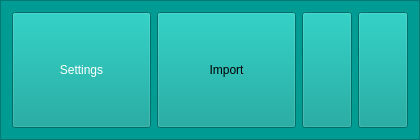
     <widget class="QFrame" name="Buttons">
      <property name="minimumSize">
       <size>
        <width>420</width>
        <height>140</height>
       </size>
      </property>
      <property name="maximumSize">
       <size>
        <width>420</width>
        <height>140</height>
       </size>
      </property>
      <property name="styleSheet">
       <string notr="true">#Buttons {
    background-color: transparent;
    border: 3px solid #4B4B4B;
    border-radius: 15px;
}

* {
	background-color: #009c94
}
</string>
      </property>
      <property name="frameShape">
       <enum>QFrame::Shape::StyledPanel</enum>
      </property>
      <property name="frameShadow">
       <enum>QFrame::Shadow::Raised</enum>
      </property>
      <layout class="QHBoxLayout" name="horizontalLayout_2">
       <item>
        <widget class="QPushButton" name="SettingsButton">
         <property name="sizePolicy">
          <sizepolicy hsizetype="Minimum" vsizetype="Maximum">
           <horstretch>0</horstretch>
           <verstretch>0</verstretch>
          </sizepolicy>
         </property>
         <property name="maximumSize">
          <size>
           <width>16777215</width>
           <height>500</height>
          </size>
         </property>
         <property name="palette">
          <palette>
           <active>
            <colorrole role="Button">
             <brush brushstyle="SolidPattern">
              <color alpha="255">
               <red>0</red>
               <green>156</green>
               <blue>148</blue>
              </color>
             </brush>
            </colorrole>
            <colorrole role="Text">
             <brush brushstyle="SolidPattern">
              <color alpha="255">
               <red>255</red>
               <green>255</green>
               <blue>255</blue>
              </color>
             </brush>
            </colorrole>
            <colorrole role="ButtonText">
             <brush brushstyle="SolidPattern">
              <color alpha="255">
               <red>255</red>
               <green>255</green>
               <blue>255</blue>
              </color>
             </brush>
            </colorrole>
            <colorrole role="Base">
             <brush brushstyle="SolidPattern">
              <color alpha="255">
               <red>0</red>
               <green>156</green>
               <blue>148</blue>
              </color>
             </brush>
            </colorrole>
            <colorrole role="Window">
             <brush brushstyle="SolidPattern">
              <color alpha="255">
               <red>0</red>
               <green>156</green>
               <blue>148</blue>
              </color>
             </brush>
            </colorrole>
            <colorrole role="Highlight">
             <brush brushstyle="SolidPattern">
              <color alpha="255">
               <red>51</red>
               <green>51</green>
               <blue>51</blue>
              </color>
             </brush>
            </colorrole>
           </active>
           <inactive>
            <colorrole role="Button">
             <brush brushstyle="SolidPattern">
              <color alpha="255">
               <red>0</red>
               <green>156</green>
               <blue>148</blue>
              </color>
             </brush>
            </colorrole>
            <colorrole role="Text">
             <brush brushstyle="SolidPattern">
              <color alpha="255">
               <red>255</red>
               <green>255</green>
               <blue>255</blue>
              </color>
             </brush>
            </colorrole>
            <colorrole role="ButtonText">
             <brush brushstyle="SolidPattern">
              <color alpha="255">
               <red>255</red>
               <green>255</green>
               <blue>255</blue>
              </color>
             </brush>
            </colorrole>
            <colorrole role="Base">
             <brush brushstyle="SolidPattern">
              <color alpha="255">
               <red>0</red>
               <green>156</green>
               <blue>148</blue>
              </color>
             </brush>
            </colorrole>
            <colorrole role="Window">
             <brush brushstyle="SolidPattern">
              <color alpha="255">
               <red>0</red>
               <green>156</green>
               <blue>148</blue>
              </color>
             </brush>
            </colorrole>
            <colorrole role="Highlight">
             <brush brushstyle="SolidPattern">
              <color alpha="255">
               <red>51</red>
               <green>51</green>
               <blue>51</blue>
              </color>
             </brush>
            </colorrole>
           </inactive>
           <disabled>
            <colorrole role="Button">
             <brush brushstyle="SolidPattern">
              <color alpha="255">
               <red>0</red>
               <green>156</green>
               <blue>148</blue>
              </color>
             </brush>
            </colorrole>
            <colorrole role="Base">
             <brush brushstyle="SolidPattern">
              <color alpha="255">
               <red>0</red>
               <green>156</green>
               <blue>148</blue>
              </color>
             </brush>
            </colorrole>
            <colorrole role="Window">
             <brush brushstyle="SolidPattern">
              <color alpha="255">
               <red>0</red>
               <green>156</green>
               <blue>148</blue>
              </color>
             </brush>
            </colorrole>
            <colorrole role="Highlight">
             <brush brushstyle="SolidPattern">
              <color alpha="255">
               <red>51</red>
               <green>51</green>
               <blue>51</blue>
              </color>
             </brush>
            </colorrole>
           </disabled>
          </palette>
         </property>
         <property name="text">
          <string>Settings</string>
         </property>
         <property name="icon">
          <iconset>
           <normaloff>res/settings-icon.png</normaloff>res/settings-icon.png</iconset>
         </property>
         <property name="iconSize">
          <size>
           <width>64</width>
           <height>64</height>
          </size>
         </property>
        </widget>
       </item>
       <item>
        <widget class="QPushButton" name="ImportButton">
         <property name="maximumSize">
          <size>
           <width>16777215</width>
           <height>500</height>
          </size>
         </property>
         <property name="palette">
          <palette>
           <active>
            <colorrole role="Button">
             <brush brushstyle="SolidPattern">
              <color alpha="255">
               <red>0</red>
               <green>156</green>
               <blue>148</blue>
              </color>
             </brush>
            </colorrole>
            <colorrole role="Base">
             <brush brushstyle="SolidPattern">
              <color alpha="255">
               <red>0</red>
               <green>156</green>
               <blue>148</blue>
              </color>
             </brush>
            </colorrole>
            <colorrole role="Window">
             <brush brushstyle="SolidPattern">
              <color alpha="255">
               <red>0</red>
               <green>156</green>
               <blue>148</blue>
              </color>
             </brush>
            </colorrole>
            <colorrole role="Highlight">
             <brush brushstyle="SolidPattern">
              <color alpha="255">
               <red>31</red>
               <green>155</green>
               <blue>93</blue>
              </color>
             </brush>
            </colorrole>
           </active>
           <inactive>
            <colorrole role="Button">
             <brush brushstyle="SolidPattern">
              <color alpha="255">
               <red>0</red>
               <green>156</green>
               <blue>148</blue>
              </color>
             </brush>
            </colorrole>
            <colorrole role="Base">
             <brush brushstyle="SolidPattern">
              <color alpha="255">
               <red>0</red>
               <green>156</green>
               <blue>148</blue>
              </color>
             </brush>
            </colorrole>
            <colorrole role="Window">
             <brush brushstyle="SolidPattern">
              <color alpha="255">
               <red>0</red>
               <green>156</green>
               <blue>148</blue>
              </color>
             </brush>
            </colorrole>
            <colorrole role="Highlight">
             <brush brushstyle="SolidPattern">
              <color alpha="255">
               <red>31</red>
               <green>155</green>
               <blue>93</blue>
              </color>
             </brush>
            </colorrole>
           </inactive>
           <disabled>
            <colorrole role="Button">
             <brush brushstyle="SolidPattern">
              <color alpha="255">
               <red>0</red>
               <green>156</green>
               <blue>148</blue>
              </color>
             </brush>
            </colorrole>
            <colorrole role="Base">
             <brush brushstyle="SolidPattern">
              <color alpha="255">
               <red>0</red>
               <green>156</green>
               <blue>148</blue>
              </color>
             </brush>
            </colorrole>
            <colorrole role="Window">
             <brush brushstyle="SolidPattern">
              <color alpha="255">
               <red>0</red>
               <green>156</green>
               <blue>148</blue>
              </color>
             </brush>
            </colorrole>
            <colorrole role="Highlight">
             <brush brushstyle="SolidPattern">
              <color alpha="255">
               <red>31</red>
               <green>155</green>
               <blue>93</blue>
              </color>
             </brush>
            </colorrole>
           </disabled>
          </palette>
         </property>
         <property name="styleSheet">
          <string notr="true"/>
         </property>
         <property name="text">
          <string>Import</string>
         </property>
        </widget>
       </item>
       <item>
        <widget class="QPushButton" name="MinimizeButton">
         <property name="maximumSize">
          <size>
           <width>50</width>
           <height>500</height>
          </size>
         </property>
         <property name="palette">
          <palette>
           <active>
            <colorrole role="WindowText">
             <brush brushstyle="SolidPattern">
              <color alpha="255">
               <red>0</red>
               <green>0</green>
               <blue>0</blue>
              </color>
             </brush>
            </colorrole>
            <colorrole role="Button">
             <brush brushstyle="SolidPattern">
              <color alpha="255">
               <red>0</red>
               <green>156</green>
               <blue>148</blue>
              </color>
             </brush>
            </colorrole>
            <colorrole role="Text">
             <brush brushstyle="SolidPattern">
              <color alpha="255">
               <red>0</red>
               <green>0</green>
               <blue>0</blue>
              </color>
             </brush>
            </colorrole>
            <colorrole role="ButtonText">
             <brush brushstyle="SolidPattern">
              <color alpha="255">
               <red>0</red>
               <green>0</green>
               <blue>0</blue>
              </color>
             </brush>
            </colorrole>
            <colorrole role="Base">
             <brush brushstyle="SolidPattern">
              <color alpha="255">
               <red>0</red>
               <green>156</green>
               <blue>148</blue>
              </color>
             </brush>
            </colorrole>
            <colorrole role="Window">
             <brush brushstyle="SolidPattern">
              <color alpha="255">
               <red>0</red>
               <green>156</green>
               <blue>148</blue>
              </color>
             </brush>
            </colorrole>
            <colorrole role="Highlight">
             <brush brushstyle="SolidPattern">
              <color alpha="255">
               <red>31</red>
               <green>155</green>
               <blue>93</blue>
              </color>
             </brush>
            </colorrole>
            <colorrole role="PlaceholderText">
             <brush brushstyle="SolidPattern">
              <color alpha="128">
               <red>0</red>
               <green>0</green>
               <blue>0</blue>
              </color>
             </brush>
            </colorrole>
           </active>
           <inactive>
            <colorrole role="WindowText">
             <brush brushstyle="SolidPattern">
              <color alpha="255">
               <red>0</red>
               <green>0</green>
               <blue>0</blue>
              </color>
             </brush>
            </colorrole>
            <colorrole role="Button">
             <brush brushstyle="SolidPattern">
              <color alpha="255">
               <red>0</red>
               <green>156</green>
               <blue>148</blue>
              </color>
             </brush>
            </colorrole>
            <colorrole role="Text">
             <brush brushstyle="SolidPattern">
              <color alpha="255">
               <red>0</red>
               <green>0</green>
               <blue>0</blue>
              </color>
             </brush>
            </colorrole>
            <colorrole role="ButtonText">
             <brush brushstyle="SolidPattern">
              <color alpha="255">
               <red>0</red>
               <green>0</green>
               <blue>0</blue>
              </color>
             </brush>
            </colorrole>
            <colorrole role="Base">
             <brush brushstyle="SolidPattern">
              <color alpha="255">
               <red>0</red>
               <green>156</green>
               <blue>148</blue>
              </color>
             </brush>
            </colorrole>
            <colorrole role="Window">
             <brush brushstyle="SolidPattern">
              <color alpha="255">
               <red>0</red>
               <green>156</green>
               <blue>148</blue>
              </color>
             </brush>
            </colorrole>
            <colorrole role="Highlight">
             <brush brushstyle="SolidPattern">
              <color alpha="255">
               <red>31</red>
               <green>155</green>
               <blue>93</blue>
              </color>
             </brush>
            </colorrole>
            <colorrole role="PlaceholderText">
             <brush brushstyle="SolidPattern">
              <color alpha="128">
               <red>0</red>
               <green>0</green>
               <blue>0</blue>
              </color>
             </brush>
            </colorrole>
           </inactive>
           <disabled>
            <colorrole role="WindowText">
             <brush brushstyle="SolidPattern">
              <color alpha="255">
               <red>0</red>
               <green>0</green>
               <blue>0</blue>
              </color>
             </brush>
            </colorrole>
            <colorrole role="Button">
             <brush brushstyle="SolidPattern">
              <color alpha="255">
               <red>0</red>
               <green>156</green>
               <blue>148</blue>
              </color>
             </brush>
            </colorrole>
            <colorrole role="Text">
             <brush brushstyle="SolidPattern">
              <color alpha="255">
               <red>0</red>
               <green>0</green>
               <blue>0</blue>
              </color>
             </brush>
            </colorrole>
            <colorrole role="ButtonText">
             <brush brushstyle="SolidPattern">
              <color alpha="255">
               <red>0</red>
               <green>0</green>
               <blue>0</blue>
              </color>
             </brush>
            </colorrole>
            <colorrole role="Base">
             <brush brushstyle="SolidPattern">
              <color alpha="255">
               <red>0</red>
               <green>156</green>
               <blue>148</blue>
              </color>
             </brush>
            </colorrole>
            <colorrole role="Window">
             <brush brushstyle="SolidPattern">
              <color alpha="255">
               <red>0</red>
               <green>156</green>
               <blue>148</blue>
              </color>
             </brush>
            </colorrole>
            <colorrole role="Highlight">
             <brush brushstyle="SolidPattern">
              <color alpha="255">
               <red>31</red>
               <green>155</green>
               <blue>93</blue>
              </color>
             </brush>
            </colorrole>
            <colorrole role="PlaceholderText">
             <brush brushstyle="SolidPattern">
              <color alpha="128">
               <red>0</red>
               <green>0</green>
               <blue>0</blue>
              </color>
             </brush>
            </colorrole>
           </disabled>
          </palette>
         </property>
         <property name="toolTip">
          <string>Minimize Application</string>
         </property>
         <property name="autoFillBackground">
          <bool>false</bool>
         </property>
         <property name="styleSheet">
          <string notr="true">color: black</string>
         </property>
         <property name="text">
          <string/>
         </property>
         <property name="icon">
          <iconset>
           <normaloff>res/MinimizeIcon.png</normaloff>res/MinimizeIcon.png</iconset>
         </property>
         <property name="iconSize">
          <size>
           <width>32</width>
           <height>32</height>
          </size>
         </property>
         <property name="autoRepeat">
          <bool>false</bool>
         </property>
        </widget>
       </item>
       <item>
        <widget class="QPushButton" name="ExitButton">
         <property name="maximumSize">
          <size>
           <width>50</width>
           <height>500</height>
          </size>
         </property>
         <property name="toolTip">
          <string>Close Application</string>
         </property>
         <property name="autoFillBackground">
          <bool>false</bool>
         </property>
         <property name="text">
          <string/>
         </property>
         <property name="icon">
          <iconset>
           <normaloff>res/RedXIcon.png</normaloff>res/RedXIcon.png</iconset>
         </property>
         <property name="iconSize">
          <size>
           <width>32</width>
           <height>32</height>
          </size>
         </property>
        </widget>
       </item>
      </layout>
     </widget>
